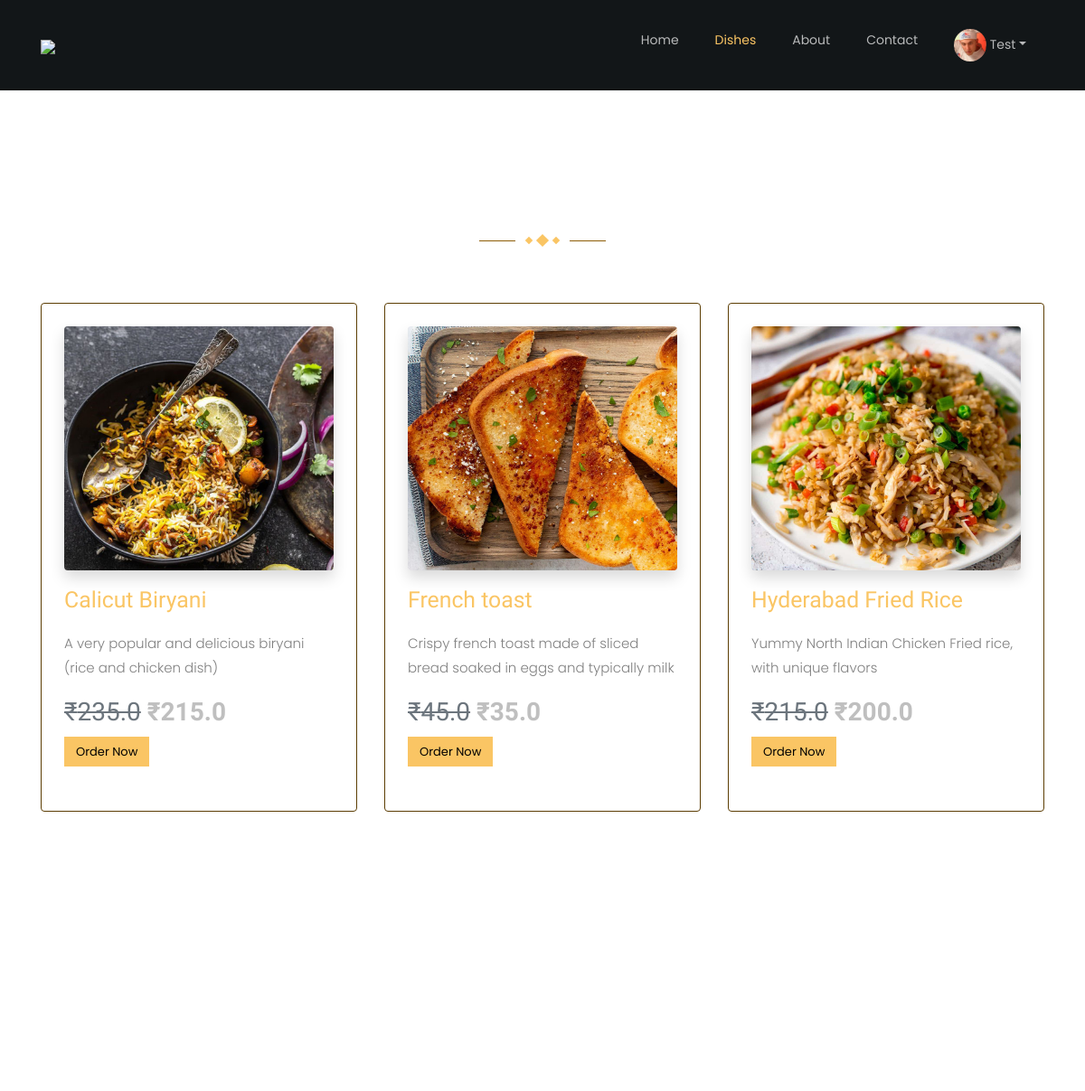
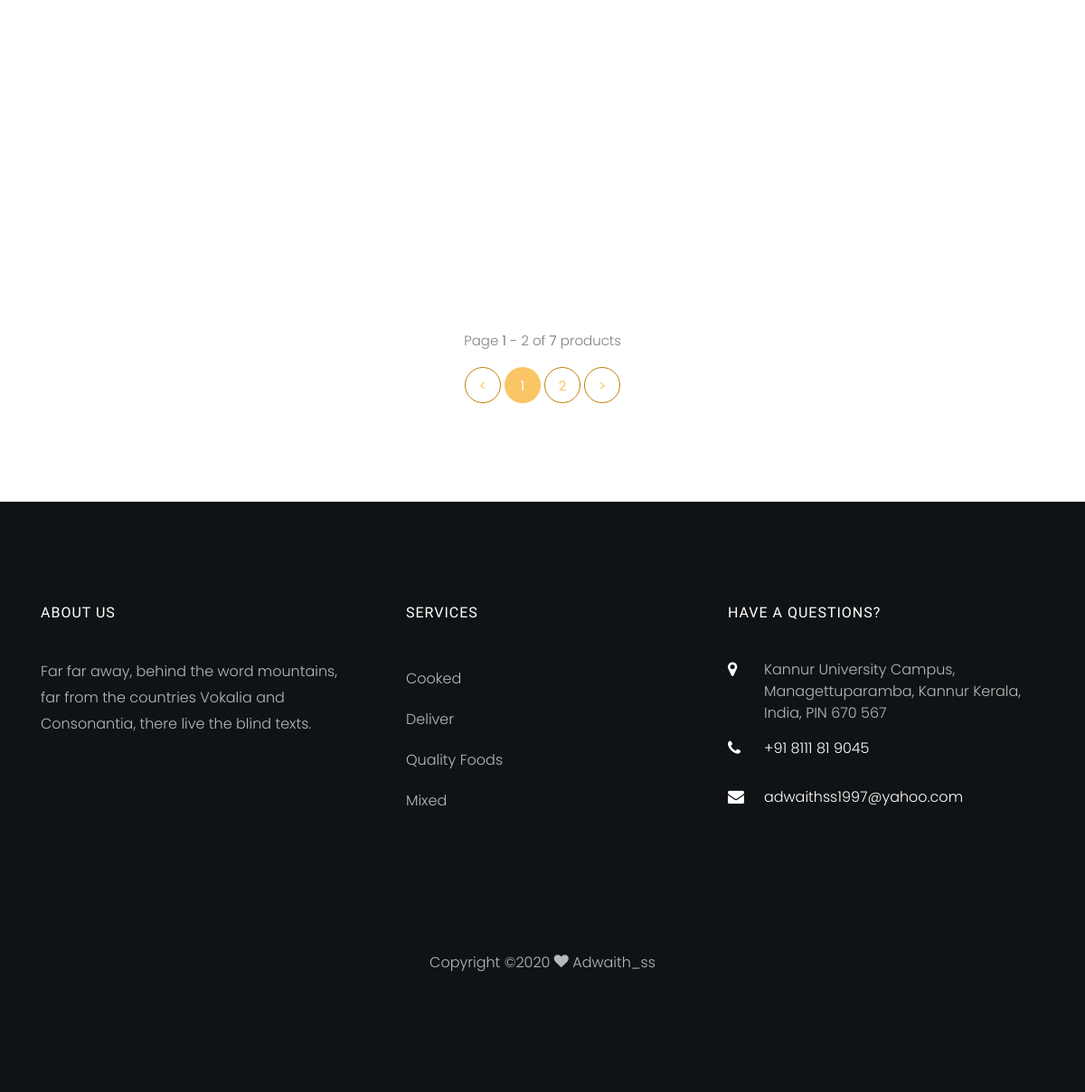
Page /dishes/ (signed in) on the committed database (2 pictures, top to bottom).
### authentication/models.py (models this page shows, shortened)
class UserProfile(models.Model):
	user = models.OneToOneField(User, on_delete=models.CASCADE)
	mobile = models.CharField(max_length=13)
	address = models.TextField(null=True)
	district = models.CharField(max_length=40, null=True)
	state = models.CharField(max_length=40, null=True)
	country = models.CharField(max_length=40, null=True)
	pin = models.CharField(max_length=6, null=True)
	avatar = models.ImageField(upload_to='user_avatar', null=True)
	createdDate = models.DateTimeField(auto_now_add=True)
	updatedDate = models.DateTimeField(auto_now=True)

### product/models.py (models this page shows, shortened)
class Product(models.Model):
	STATUS = (
        ('Pending', 'Pending'),
        ('Active', 'Active'),
        ('Deleted', 'Deleted'),
    )
	name = models.CharField(max_length=225)
	slug = models.SlugField(max_length = 250, null = True, blank = True)
	description = models.TextField()
	category = models.ForeignKey(Category,null=True, on_delete=models.SET_NULL)
	subCategory = models.ForeignKey(Subcategory, null=True, on_delete=models.SET_NULL)
	tag = models.ManyToManyField(Tag, null=True)
	tax = models.ForeignKey(Tax, null=True, on_delete=models.SET_NULL)
	price = models.FloatField()
	specialPrice = models.FloatField()
	cost = models.FloatField()
	total = models.FloatField()
	quantity = models.IntegerField()
	stock = models.BooleanField(default=True)
	status = models.CharField(max_length=10, choices=STATUS)
	image1 = models.ImageField(upload_to='product', max_length=100)
	image2 = models.ImageField(upload_to='product', max_length=100, null=True, blank=True)
	image3 = models.ImageField(upload_to='product', max_length=100, null=True, blank=True)
	image4 = models.ImageField(upload_to='product', max_length=100, null=True, blank=True)
	createdDate = models.DateTimeField(auto_now_add=True)
	updatedDate = models.DateTimeField(auto_now=True)

### product/views.py (the view)
# urls.py: path('dishes/', ProductlistPage.as_view(), name='dishes'),
class ProductlistPage(ListView):
    template_name = "product/productlist.html"
    def get(self, request, *args, **kwargs):
        product = Product.objects.all().order_by('-id')
        paginator = Paginator(product, 6)
        page = request.GET.get('page')
        try:
            product = paginator.page(page)
        except PageNotAnInteger:
            product = paginator.page(1)
        except EmptyPage:
            product = paginator.page(paginator.num_pages)
        context = {'product' : product}
        return render(request, self.template_name, context)

### templates/product/productlist.html (shortened to what this page needs)
{% extends 'common/main.html'%}
{% load static %}
{% block content %}
<section class="ftco-section">
	<div class="container">
		<div class="row justify-content-center mb-5 pb-3">
			<div class="col-md-7 heading-section ftco-animate text-center">
				<h2 class="mb-4">Our Dishes</h2>
				<p class="flip"><span class="deg1"></span><span class="deg2"></span><span class="deg3"></span></p>
			</div>
		</div>
		<div class="row d-flex">
			{% for x in product %}
			<div class="col-md-4 d-flex ftco-animate ">
				<div class="blog-entry align-self-stretch staff padding">
					<a target="_blank" href="/product/{{x.slug}}/" class="block-20 rounded shadow" style="background-image: url('/media/{{x.image1}}');">
					</a>
					<div class="py-2 d-block">
						<h2 class="heading mt-2"  style="font-size: 1.55rem;"><a target="_blank" href="/product/{{x.slug}}/">{{x.name}}</a></h2>
						<p>{{x.description |linebreaks|slice:80}}</p>
						<h3><span  class="text-muted"><del>₹{{x.price}}</del></span> <span class="heading"><strong> ₹{{x.specialPrice}}</strong></span></h3>
						<p><a href="#" class="btn btn-primary">Order Now</a> <a href="#" class="btn btn-white btn-outline-white">Add to Cart</a></p>
					</div>
				</div>
			</div>
			{% empty %}
			<p> No product available</p>
			{% endfor %}
		</div>
		<div class="row mt-5">
			<div class="col text-center">
				<div class="block-27">
					<p>Page <b>{{ product.number }}</b> - {{ product.paginator.num_pages }} of <b>{{ product.paginator.count }}</b> products</p>
					<ul>
						{% if product.has_previous %}
                            <li><a href="?page={{ product.previous_page_number }}">&lt; </a></li>
                        {% else %}
                            <li class="disabled"><span>&lt; </span></li>
                        {% endif %}
                        {% for i in product.paginator.page_range %}
                            {% if product.number == i %}
                                <li class="active"><span>{{ i }} <span class="sr-only">(current)</span></span></li>
                            {% elif i > product.number|add:'-5' and i < product.number|add:'5' %}
                                <li><a href="?page={{ i }}">{{ i }}</a></li>
                            {% endif %}
                        {% endfor %}
						{% if product.has_next %}
                            <li><a href="?page={{ product.next_page_number }}">&gt;</a></li>
                        {% else %}
                            <li class="disabled"><span>&gt;</span></li>
                        {% endif %}
					</ul>
				</div>
			</div>
		</div>
</div>
</section>
{% endblock %}

### templates/common/main.html (shortened to what this page needs)
<!DOCTYPE html>
<html lang="en">
<head>
    {% load static %}
    <link rel="stylesheet" href="{% static 'css/open-iconic-bootstrap.min.css' %}">
    <link rel="stylesheet" href="{% static 'css/animate.css' %}">
    <link rel="stylesheet" href="{% static 'css/owl.carousel.min.css' %}">
    <link rel="stylesheet" href="{% static 'css/owl.theme.default.min.css' %}">
    <link rel="stylesheet" href="{% static 'css/magnific-popup.css' %}">
    <link rel="stylesheet" href="{% static 'css/aos.css' %}">
    <link rel="stylesheet" href="{% static 'css/ionicons.min.css' %}">
    <link rel="stylesheet" href="{% static 'css/bootstrap-datepicker.css' %}">
    <link rel="stylesheet" href="{% static 'css/jquery.timepicker.css' %}">
    <link rel="stylesheet" href="{% static 'css/flaticon.css' %}">
    <link rel="stylesheet" href="{% static 'css/icomoon.css' %}">
    <link rel="stylesheet" href="{% static 'css/style.css' %}">
    <link rel="stylesheet" href="{% static 'css/navavtar.css' %}">
</head>
<body>
    <nav class="navbar navbar-expand-lg navbar-dark ftco_navbar bg-dark ftco-navbar-light" id="ftco-navbar">
        <div class="container">
            <a class="navbar-brand" href="/"><img src="{% static 'images/logo.svg' %}" style="height: 70px;"></a>
            <div class="collapse navbar-collapse" id="ftco-nav">
                <ul class="navbar-nav ml-auto">
                    <li class="nav-item home active"><a href="/" class="nav-link">Home</a></li>
                    <li class="nav-item dish"><a href="/dishes/" class="nav-link">Dishes</a></li>
                    <li class="nav-item"><a href="about.html" class="nav-link">About</a></li>
                    <li class="nav-item"><a href="/contact" class="nav-link">Contact</a></li>
                    {% if user.is_authenticated %}
                    <li class="nav-item dropdown profile">
                        <a class="nav-link  dropdown-toggle" href="#" data-toggle="dropdown"> <img src="/media/{{request.user.userprofile.avatar}}" class="avatar avatar-sm rounded-circle"> {{request.user.first_name|title}}</a>
                    </li>
                    {% else %}
                        <li class="nav-item register"><a href="/login/" class="nav-link">Sign In</a></li>
                    {% endif %}
                </ul>
            </div>
        </div>
    </nav>
    {% block content %}{% endblock %}
    <footer class="ftco-footer ftco-section img">
        <div class="container">
            <div class="row mb-5">
                <div class="col-lg-4 col-md-6 mb-5 mb-md-5">
                    <div class="ftco-footer-widget mb-4">
                        <h2 class="ftco-heading-2">About Us</h2>
                        <p>Far far away, behind the word mountains, far from the countries Vokalia and Consonantia, there live the blind texts.</p>
                        <ul class="ftco-footer-social list-unstyled float-md-left float-lft mt-5">
                        </ul>
                    </div>
                </div>
                <div class="col-lg-4 col-md-6 mb-5 mb-md-5">
                    <div class="ftco-footer-widget mb-4 ml-md-4">
                        <h2 class="ftco-heading-2">Services</h2>
                        <ul class="list-unstyled">
                            <li><a href="#" class="py-2 d-block">Cooked</a></li>
                            <li><a href="#" class="py-2 d-block">Deliver</a></li>
                            <li><a href="#" class="py-2 d-block">Quality Foods</a></li>
                            <li><a href="#" class="py-2 d-block">Mixed</a></li>
                        </ul>
                    </div>
                </div>
                <div class="col-lg-4 col-md-6 mb-5 mb-md-5">
                    <div class="ftco-footer-widget mb-4">
                        <h2 class="ftco-heading-2">Have a Questions?</h2>
                        <div class="block-23 mb-3">
                            <ul>
                                <li><span class="icon icon-map-marker"></span><span class="text">Kannur University Campus, Managettuparamba, Kannur Kerala, India, PIN 670 567</span></li>
                                <li><a href="#"><span class="icon icon-phone"></span><span class="text">+91 8111 81 9045</span></a></li>
                                <li><a href="#"><span class="icon icon-envelope"></span><span class="text">adwaithss1997@yahoo.com</span></a></li>
                            </ul>
                        </div>
                    </div>
                </div>
            </div>
            <div class="row">
                <div class="col-md-12 text-center">
                    <p>
                        Copyright &copy;<script>document.write(new Date().getFullYear());</script> <i class="icon-heart" aria-hidden="true"></i> Adwaith_ss</a>
                    </p>
                </div>
            </div>
        </div>
    </footer>
</body>
</html>

### static/css/icomoon.css (style rules this page uses)
[class^="icon-"], [class*=" icon-"] { font-family: 'icomoon' !important; speak: none; font-style: normal; font-weight: normal; font-variant: normal; text-transform: none; line-height: 1; -webkit-font-smoothing: antialiased; -moz-osx-font-smoothing: grayscale; }
.icon-heart:before { content: "\f004"; }
.icon-map-marker:before { content: "\f041"; }
.icon-phone:before { content: "\f095"; }
.icon-envelope:before { content: "\f0e0"; }

### static/css/navavtar.css (style rules this page uses)
.avatar { font-size: 1rem; display: inline-flex; width: 48px; height: 48px; color: #fff; border-radius: 50%; background-color: #adb5bd; align-items: center; justify-content: center; }
.avatar-sm { font-size: .875rem; width: 36px; height: 36px; }
.rounded-circle { border-radius: 50% !important; }

### rows in the picture
Product: image1 (picture), name "Calicut Biryani", description "A very popular and delicious biryani (rice and chicken dish)", price "235.0", specialPrice "215.0"
Product: image1 (picture), name "French toast", description "Crispy french toast made of sliced bread soaked in eggs and typically milk", price "45.0", specialPrice "35.0"
Product: image1 (picture), name "Hyderabad Fried Rice", description "Yummy North Indian Chicken Fried rice, with unique flavors", price "215.0", specialPrice "200.0"

### other values in the picture
{{ request.user.first_name|title }} "Test"
{{ product.number }} "1"
{{ product.paginator.num_pages }} "2"
{{ product.paginator.count }} "7"
{{ i }} "1"
{{ i }} "2"
